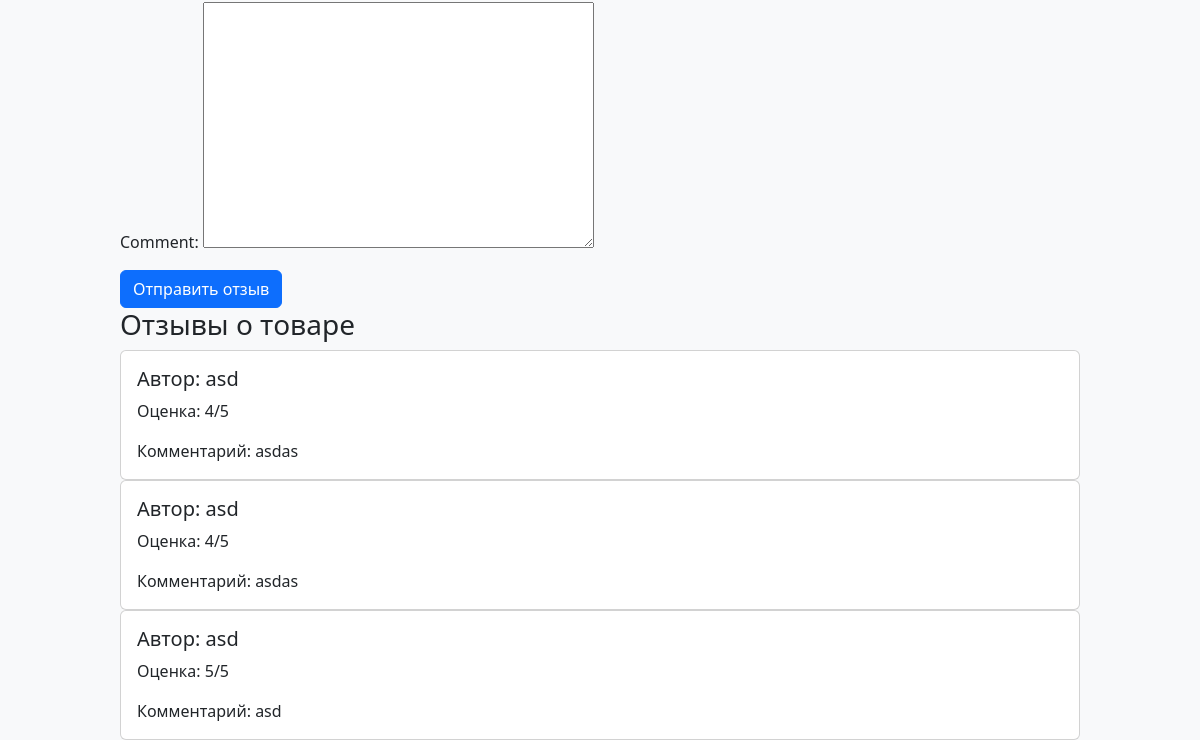
/product/1/ (lower part), run on an earlier commit of the app's database.
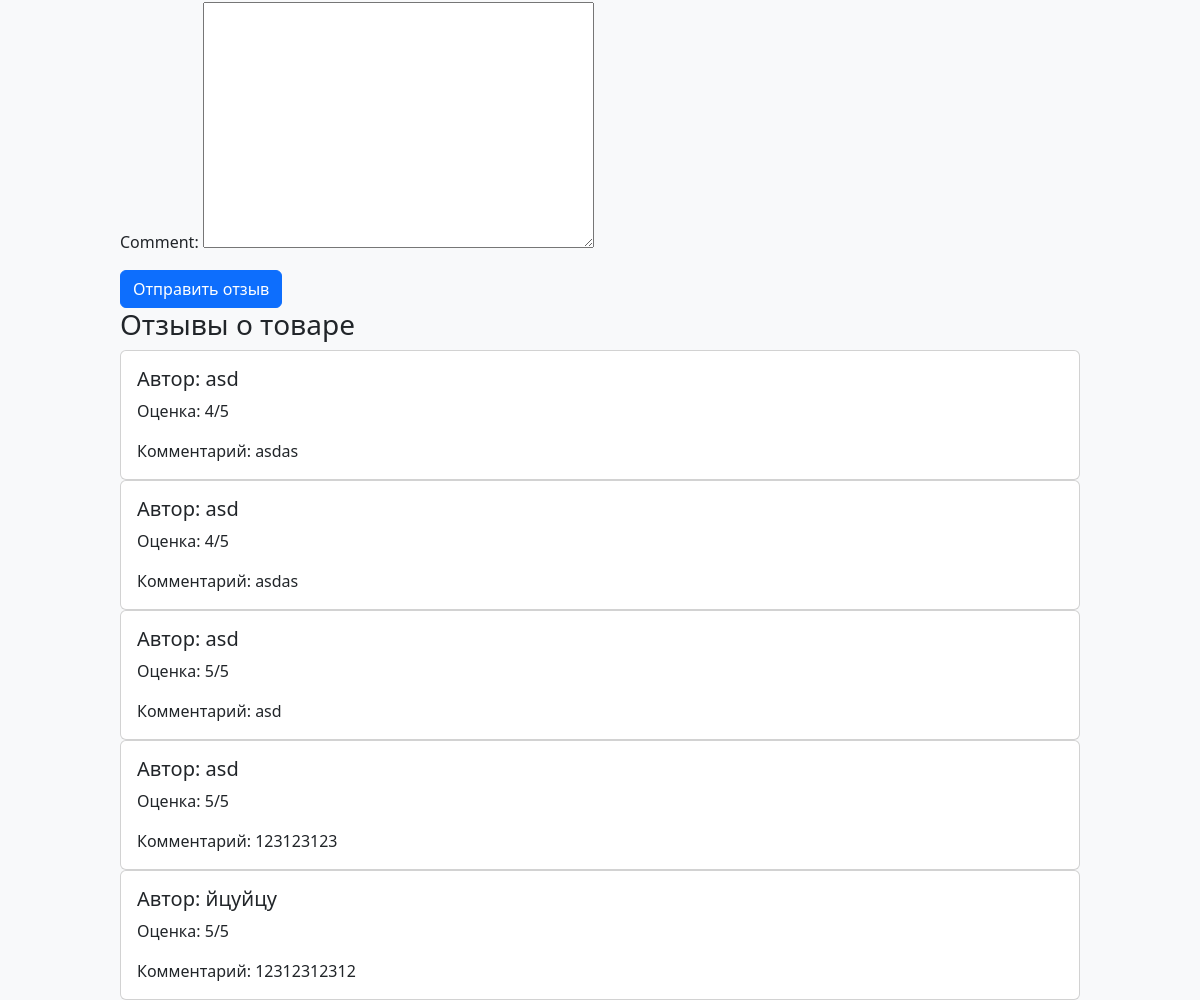
And on a later commit of the database.
### Product/models.py (models this page shows)
class Review(models.Model):
    author = models.CharField(max_length=100)
    rating = models.PositiveIntegerField(choices=[(1, '1'), (2, '2'), (3, '3'), (4, '4'), (5, '5')])
    comment = models.TextField()
    product = models.ForeignKey(Product, related_name='reviews', on_delete=models.CASCADE)
    created_at = models.DateTimeField(auto_now_add=True)

### Product/views.py (the view)
# urls.py: path('product/<int:id>/', product_views.product_detail_view,name='product_detail_view'),
def product_detail_view(request, id):
    product = get_object_or_404(Product, id=id)
    if request.method == 'POST':
        form = ReviewForm(request.POST)
        if form.is_valid():
            review = form.save(commit=False)
            review.product = product
            review.save()
            return HttpResponseRedirect(f'/product/{id}/')
    else:
        form = ReviewForm()
    context_data = {
        "product": product,
        "form": form
    }
    return render(request, 'products/detail.html', context=context_data)

### Product/forms.py
class ReviewForm(forms.ModelForm):
    class Meta:
        model = Review
        fields = ['author', 'rating', 'comment']

### templates/products/detail.html (shortened to what this page needs)
{% extends "layouts/index.html" %}
{% block content %}
<div class="reviews" style="width: 80%; margin: 0 auto;">
  <form method="post">
    {{ form.as_p }}
    <button type="submit" class="btn btn-primary">Отправить отзыв</button>
  </form>
</div>
<div class="reviews" style="width: 80%; margin: 0 auto;">
  <h3>Отзывы о товаре</h3>
  {% for review in product.reviews.all %}
  <div class="card">
    <div class="card-body">
      <h5 class="card-title">Автор: {{ review.author }}</h5>
      <p class="card-text">Оценка: {{ review.rating }}/5</p>
      <p class="card-text">Комментарий: {{ review.comment }}</p>
    </div>
  </div>
  {% endfor %}
</div>
{% endblock %}

What changed in the data, as far as the page shows it:
added Review: author "asd", rating "5", comment "123123123"
added Review: author "йцуйцу", rating "5", comment "12312312312"
